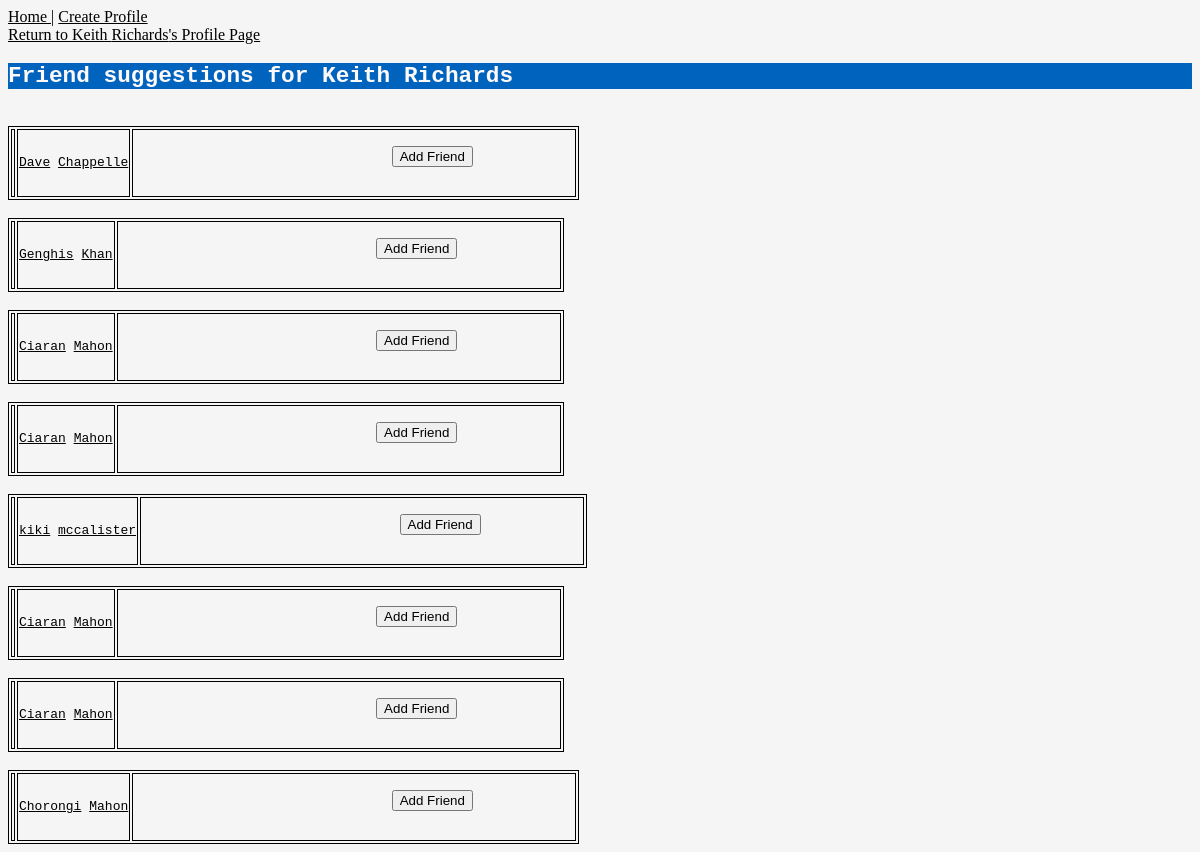
The page /mini_fb/profile/3/show_possible_friends on the database as committed earlier.
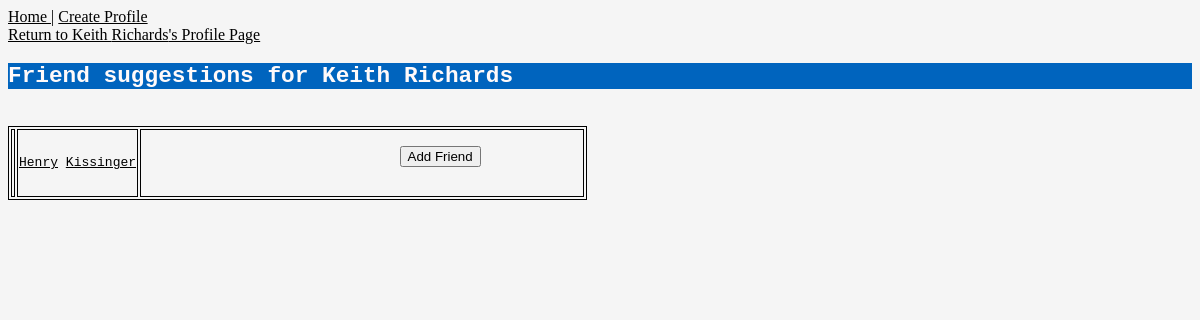
The same page on the database as committed later.
### mini_fb/models.py (models this page shows, shortened)
class Profile(models.Model):
    first_name = models.TextField(blank=True)
    last_name = models.TextField(blank=True)
    city = models.TextField(blank=True)
    email_address = models.TextField(blank=True)
    profile_picture_url = models.URLField(blank=True)
    friends = models.ManyToManyField("self")
    def get_friends(self):
        person = Profile.objects.filter(id=self.pk)[0]
        friends = person.friends.all()
        return friends
    def get_friend_suggestions(self):
        friends = self.get_friends()
        friend_suggestions = Profile.objects.exclude(pk__in=friends).exclude(id=self.pk)
        return friend_suggestions

### mini_fb/views.py (the view)
# urls.py: path('profile/<int:pk>/show_possible_friends', ShowPossibleFriendsView.as_view(), name='show_possible_friends'),
class ShowPossibleFriendsView(DetailView):
    model = Profile
    queryset = Profile.objects.all()
    context_object_name = 'profile'
    template_name = 'mini_fb/show_possible_friends.html'

### mini_fb/templates/mini_fb/show_possible_friends.html (shortened to what this page needs)
{% extends "mini_fb/base.html" %}
{% block content %}
<a href="{% url 'show_profile_page' profile.pk %}"> Return to {{profile.first_name}} {{profile.last_name}}'s Profile Page</a>
<h2>Friend suggestions for {{profile.first_name}} {{profile.last_name}}</h2>
{% for f in profile.get_friend_suggestions %}
<table border="1">
    <tr>
        <td align="center"><a href="{% url 'show_profile_page' f.pk %}"><img src='{{f.image_url}}' style='max-width: 200;'></a></td>
        <td align="center"><a href="{% url 'show_profile_page' f.pk %}">{{f.first_name}}</a> <a href="{% url 'show_profile_page' f.pk %}">{{f.last_name}}</a></td>
        <td>
            <form method='POST' action="{% url 'add_friend' profile_pk=profile.pk friend_pk=f.pk %}" enctype="multipart/form-data">
                <input type='submit' name="Add Friend" value="Add Friend">
            </form>
        </td>
    </tr>
</table>
{% endfor %}
{% endblock %}

### mini_fb/templates/mini_fb/base.html (shortened to what this page needs)
<html>
<head>
</head>
    <body>
    <header>
        <a href="{% url 'show_all_profiles' %} "> Home |</a>
        <a href="{% url 'create_profile' %} "> Create Profile</a>
    </header>
    {% block content %}
    {% endblock %}
    </body>
</html>

### mini_fb/templates/mini_fb/base.html (style rules this page uses)
body { background-color: whitesmoke; }
a { color: black; }
h2 { font-family: monospace; font-size: 175%; background-color: rgb(0, 100, 190); color: snow; }
table, th, td { font-family: monospace; border: 1px; border-style: solid; border-color: black; border-width: 1px; }

Rows that differ between the two databases and show on the page:
removed Profile: first_name "Dave", last_name "Chappelle"
removed Profile: first_name "Genghis", last_name "Khan"
removed Profile: first_name "Ciaran", last_name "Mahon"
removed Profile: first_name "Ciaran", last_name "Mahon"
removed Profile: first_name "kiki", last_name "mccalister"
removed Profile: first_name "Ciaran", last_name "Mahon"
removed Profile: first_name "Ciaran", last_name "Mahon"
removed Profile: first_name "Chorongi", last_name "Mahon"
added Profile: first_name "Henry", last_name "Kissinger"
